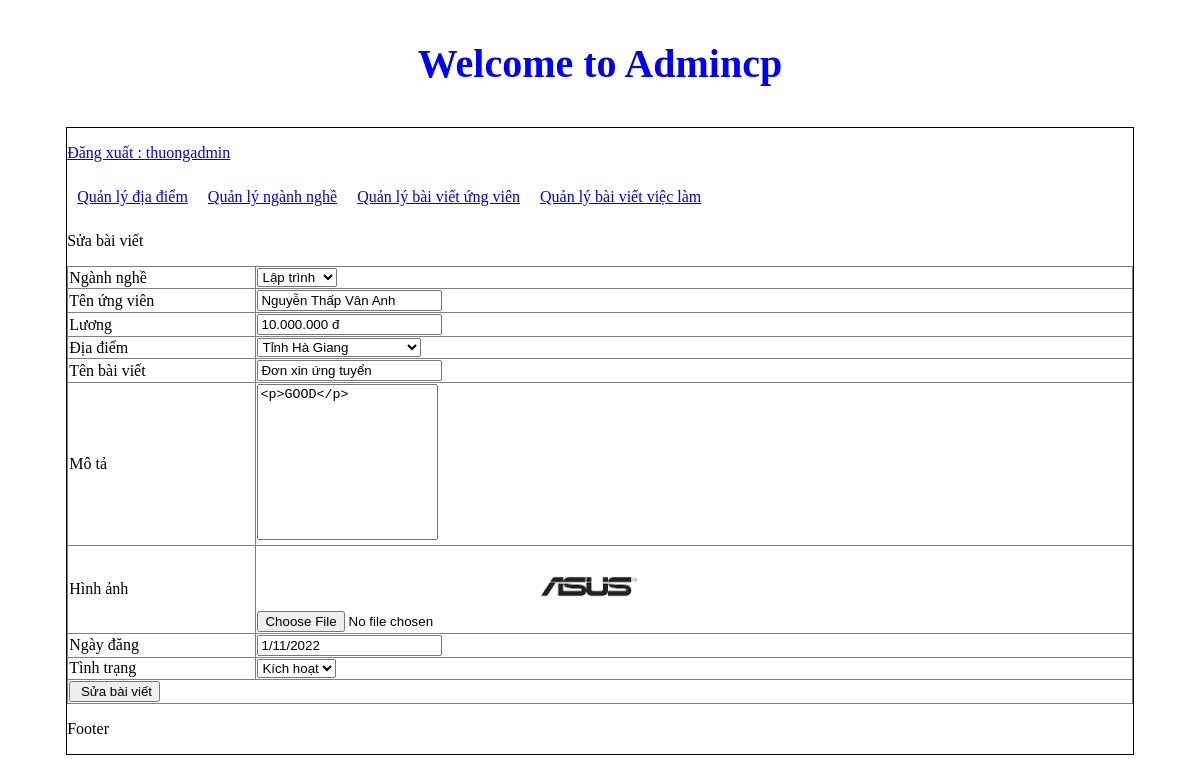
The page /admincp/index.php?action=qlbvuv&query=sua&id_baiviet=2 (signed in) on the database its author committed.
### tables this page shows
CREATE TABLE `baivietuv` (
  `id_baiviet` int(11) NOT NULL,
  `id_nganhnghe` int(11) NOT NULL,
  `tenungvien` varchar(255) NOT NULL,
  `luong` varchar(255) NOT NULL,
  `id_diadiem` int(11) NOT NULL,
  `tenbaiviet` varchar(255) NOT NULL,
  `mota` varchar(255) NOT NULL,
  `hinhanh` varchar(255) NOT NULL,
  `ngaydang` varchar(255) NOT NULL,
  `tinhtrang` int(11) NOT NULL
);

### admincp/modules/qlbvuv/sua.php (the view, shortened to what this page needs)
<?php
    $sql_suabv="select * from baivietuv where id_baiviet='$_GET[id_baiviet]' limit 1 ";
    $query_suabv= mysqli_query($mysqli,$sql_suabv);
?>
<p>Sửa bài viết <p>
<table border="1" width="100%"  style="border-collapse: collapse;">
  <?php
  while($row = mysqli_fetch_array($query_suabv)){
  ?>
<form method="POST" action="modules/qlbvuv/xuly.php?id_baiviet=<?php echo $row['id_baiviet'] ?>"  enctype="multipart/form-data" >
<tr>
    <td>Ngành nghề</td>
    <td>
      <select name ="nganhnghe">
      <?php
      $sql_nn="select *from nganhnghe order by id_nganhnghe asc";
      $query_nn=mysqli_query($mysqli,$sql_nn);
      while($row_nn=mysqli_fetch_array($query_nn)){
        if($row_nn['id_nganhnghe']==$row['id_nganhnghe']){
      ?>
      <option selected value="<?php echo $row_nn['id_nganhnghe'] ?>"><?php echo $row_nn['tennganhnghe'] ?></option>
      <?php
      }
      else{
      ?>
       <option value="<?php echo $row_nn['id_nganhnghe'] ?>"><?php echo $row_nn['tennganhnghe'] ?></option>
       <?php
      }
      }
       ?>
      </select>
    </td>
  </tr>
  <tr>
    <td>Tên ứng viên</td>
    <td><input type="text" value="<?php echo $row['tenungvien'] ?>" name="tenungvien"></td>
  </tr>
  <tr>
    <td> Lương </td>
    <td><input type="text" value="<?php echo $row['luong'] ?>" name="luong"></td>
  </tr>
  <tr>
    <td>Địa điểm</td>
    <td>
      <select name ="diadiem">
      <?php
      $sql_dd="select *from diadiem order by id_diadiem asc";
      $query_dd=mysqli_query($mysqli,$sql_dd);
      while($row_dd=mysqli_fetch_array($query_dd)){
        if($row_dd['id_diadiem']==$row['id_diadiem']){
      ?>
      <option selected value="<?php echo $row_dd['id_diadiem'] ?>"><?php echo $row_dd['tendiadiem'] ?></option>
      <?php
      }
      else{
      ?>
       <option value="<?php echo $row_dd['id_diadiem'] ?>"><?php echo $row_dd['tendiadiem'] ?></option>
       <?php
      }
      }
       ?>
      </select>
    </td>
  </tr>
<tr>
    <td>Tên bài viết </td>
    <td><input type="text" value="<?php echo $row['tenbaiviet'] ?>" name="tenbaiviet"></td>
  </tr>
  <tr>
    <td>Mô tả</td>
    <td><textarea name="mota" rows="10" style="resize:none"><?php echo $row['mota'] ?></textarea></td>
  </tr>
  <tr>
    <td>Hình ảnh</td>
    <td>
      <input type="file" name="hinhanh">
      <img src="modules/qlbvuv/uploads/<?php echo $row['hinhanh'] ?>" width="150px">
  </td>
  </tr>
  <tr>
    <td>Ngày đăng</td>
    <td><input type="text" value="<?php echo $row['ngaydang'] ?>" name="ngaydang"></td>
  </tr>
  <tr>
      <td>Tình trạng</td>
      <td>
          <select name="tinhtrang">
            <?php
            if($row['tinhtrang']==1){
            ?>
            <option value="1" selected>Kích hoạt</option>
            <?php
            }else{
            ?>
            <option value="1">Kích hoạt</option>
            <option value="0" selected>Ẩn</option>
            <?php
            }
            ?>
          </select>
      </td>
  </tr>
  <tr>
    <td colspan="2"><input type="submit" name="suabv" value=" Sửa bài viết"> </td>
  </tr>
  </form>
  <?php
  }
  ?>
</table>

### rows shown on the page
baivietuv: tenungvien "Nguyễn Thấp Vân Anh", luong "10.000.000 đ", tenbaiviet "Đơn xin ứng tuyển", mota "<p>GOOD</p>", hinhanh (picture), ngaydang "1/11/2022", tinhtrang "Kích hoạt"

### other values the page prints
$_SESSION['dangnhap'] "thuongadmin"
form field nganhnghe "Lập trình"
form field diadiem "Tỉnh Hà Giang"
